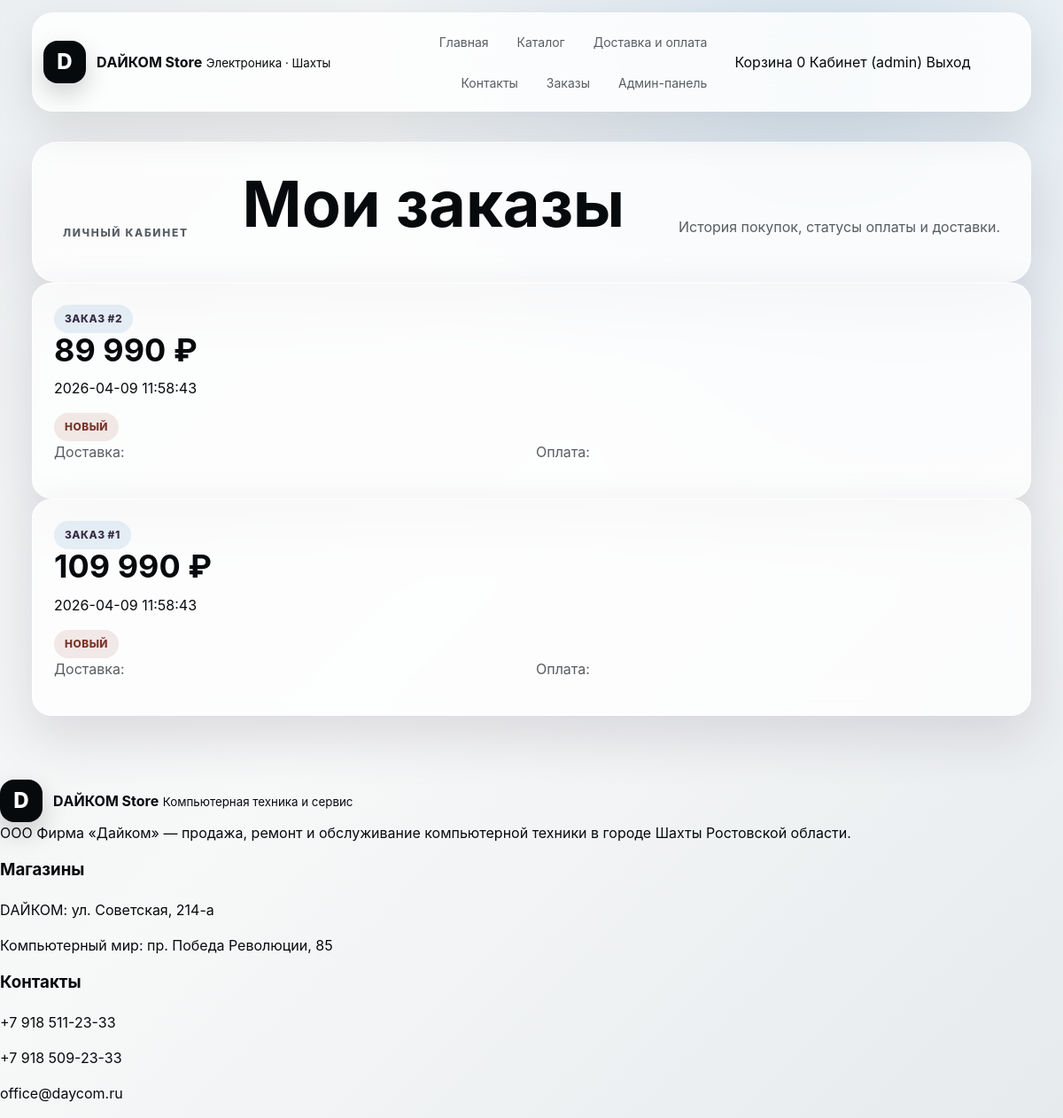
The app's page /orders.php (signed in), older data.
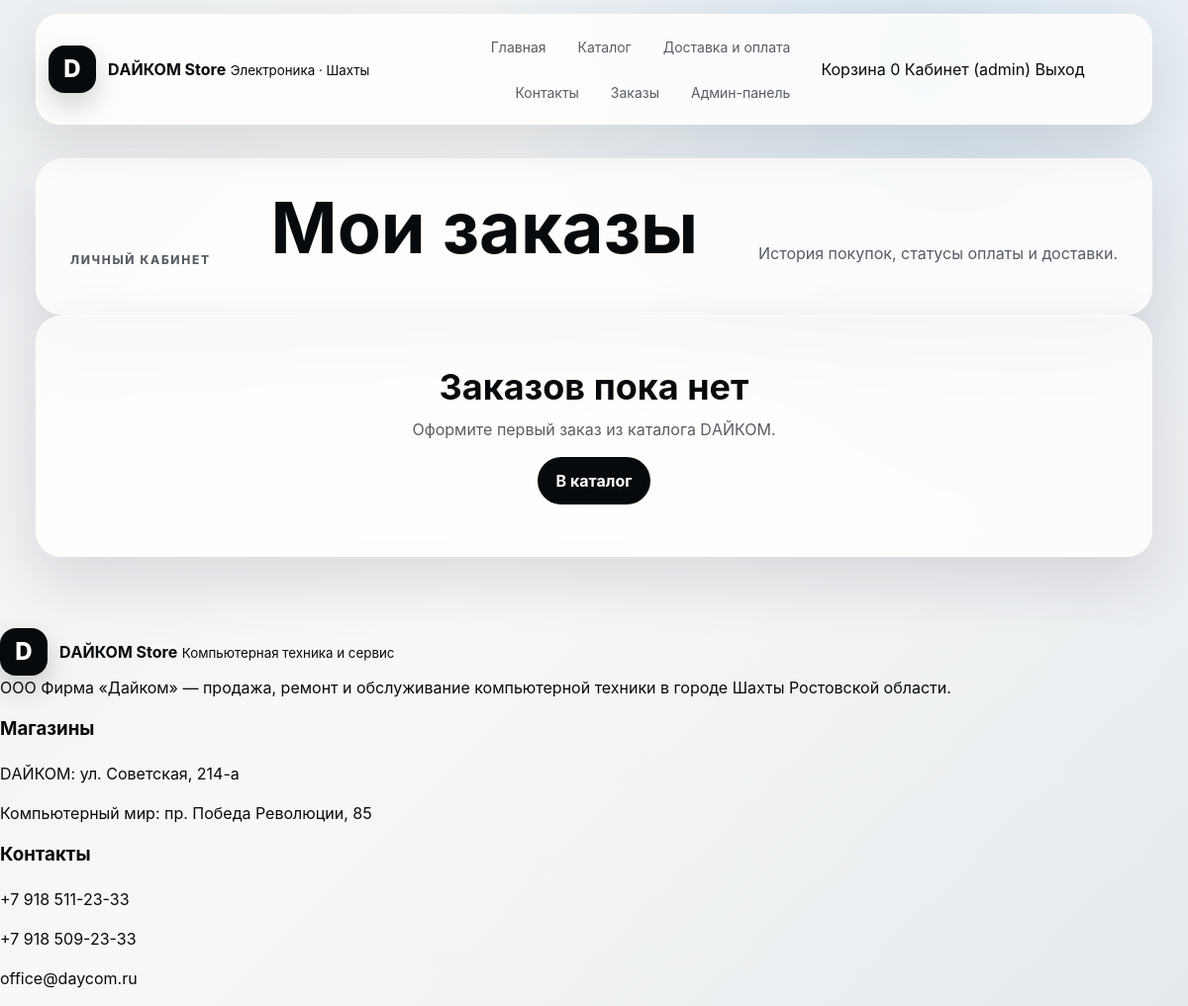
The same page, newer data.
### tables this page shows
CREATE TABLE `orders` (
  `id` int UNSIGNED NOT NULL,
  `user_id` int UNSIGNED NOT NULL,
  `customer_name` varchar(255) NOT NULL,
  `phone` varchar(30) NOT NULL,
  `email` varchar(255) DEFAULT NULL,
  `delivery_method` varchar(60) NOT NULL,
  `payment_method` varchar(60) NOT NULL,
  `delivery_address` text,
  `comment` text,
  `total_price` int NOT NULL,
  `status` varchar(50) DEFAULT 'new',
  `created_at` timestamp NULL DEFAULT CURRENT_TIMESTAMP
);

### functions.php (called while the page is built, shortened)
<?php
function h($value): string
{
    return htmlspecialchars((string) $value, ENT_QUOTES, 'UTF-8');
}
function money($amount): string
{
    return number_format((float) $amount, 0, '', ' ') . ' ₽';
}
function current_user(mysqli $conn): ?array
{
    $login = (string) $_SESSION['username'];
    $stmt = $conn->prepare('SELECT * FROM users WHERE login = ? LIMIT 1');
    $stmt->bind_param('s', $login);
    $stmt->execute();
    $result = $stmt->get_result();
    $user = $result->fetch_assoc();
    return $user ?: null;
}
function order_statuses(): array
{
    return [
        'new' => 'Новый',
        'paid' => 'Оплачен онлайн',
        'processing' => 'В обработке',
        'delivery' => 'Передан в доставку',
        'done' => 'Выполнен',
        'cancelled' => 'Отменён',
    ];
}

### orders.php (the view, shortened to what this page needs)
<?php
require 'config/db.php';
require_once 'functions.php';
$user = current_user($conn);
$statuses = order_statuses();
$orders = [];
if ($user) {
    $userId = (int) $user['id'];
    $result = $conn->query("SELECT * FROM orders WHERE user_id = $userId ORDER BY id DESC");
    $orders = $result ? $result->fetch_all(MYSQLI_ASSOC) : [];
}
?>
<!DOCTYPE html>
<html lang="ru">
<head>
    <link rel="stylesheet" href="css/styles.css">
</head>
<body>
<?php require 'header.php'; ?>
<main class="page-shell">
    <section class="page-hero compact">
        <p class="eyebrow">Личный кабинет</p>
        <h1>Мои заказы</h1>
        <p>История покупок, статусы оплаты и доставки.</p>
    </section>
    <?php if (empty($orders)): ?>
        <section class="empty-state">
            <h2>Заказов пока нет</h2>
            <p>Оформите первый заказ из каталога DАЙКОМ.</p>
            <a class="btn btn-primary" href="products.php">В каталог</a>
        </section>
    <?php else: ?>
        <section class="orders-list">
            <?php foreach ($orders as $order): ?>
                <?php
                $orderId = (int) $order['id'];
                $status = (string) $order['status'];
                ?>
                <article class="order-card">
                    <div class="order-head">
                        <div>
                            <span class="product-category">Заказ #<?= $orderId ?></span>
                            <h2><?= money($order['total_price']) ?></h2>
                            <p><?= h($order['created_at']) ?></p>
                        </div>
                        <span class="status-badge status-<?= h($status) ?>"><?= h($statuses[$status] ?? $status) ?></span>
                    </div>
                    <div class="order-meta">
                        <p>Доставка: <?= h(delivery_methods()[$order['delivery_method']] ?? $order['delivery_method']) ?></p>
                        <p>Оплата: <?= h(payment_methods()[$order['payment_method']] ?? $order['payment_method']) ?></p>
                    </div>
                </article>
            <?php endforeach; ?>
        </section>
    <?php endif; ?>
</main>
<?php require 'footer.php'; ?>
</body>
</html>

Row changes from the older to the newer data that the page shows:
removed orders: id "2", total_price "89 990 ₽", created_at "2026-04-09 11:58:43", status "НОВЫЙ"
no longer on this page (row edited): orders: id "1", total_price "109 990 ₽", created_at "2026-04-09 11:58:43", status "НОВЫЙ"
Text that changed along with them:
text now shown: "Заказов пока нет Оформите первый заказ из каталога DАЙКОМ. В каталог"
